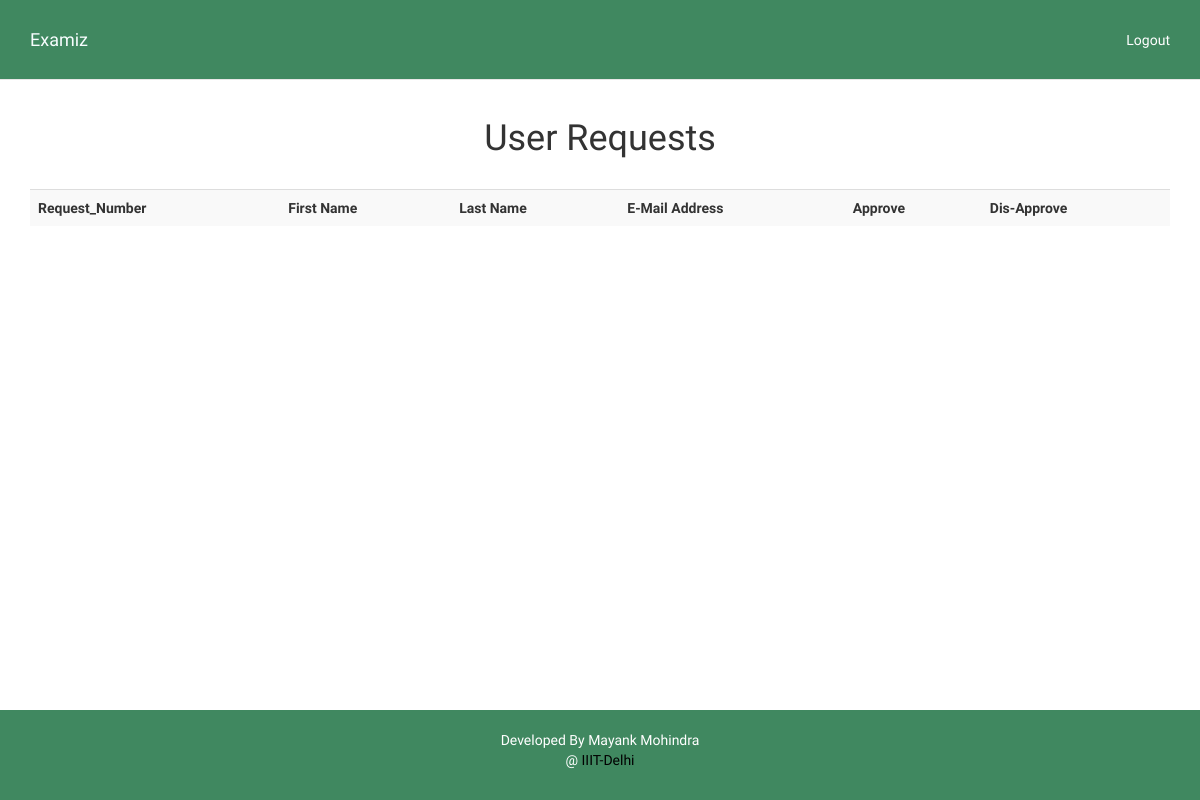
/register_reqs/ (signed in), run on an earlier commit of the app's database.
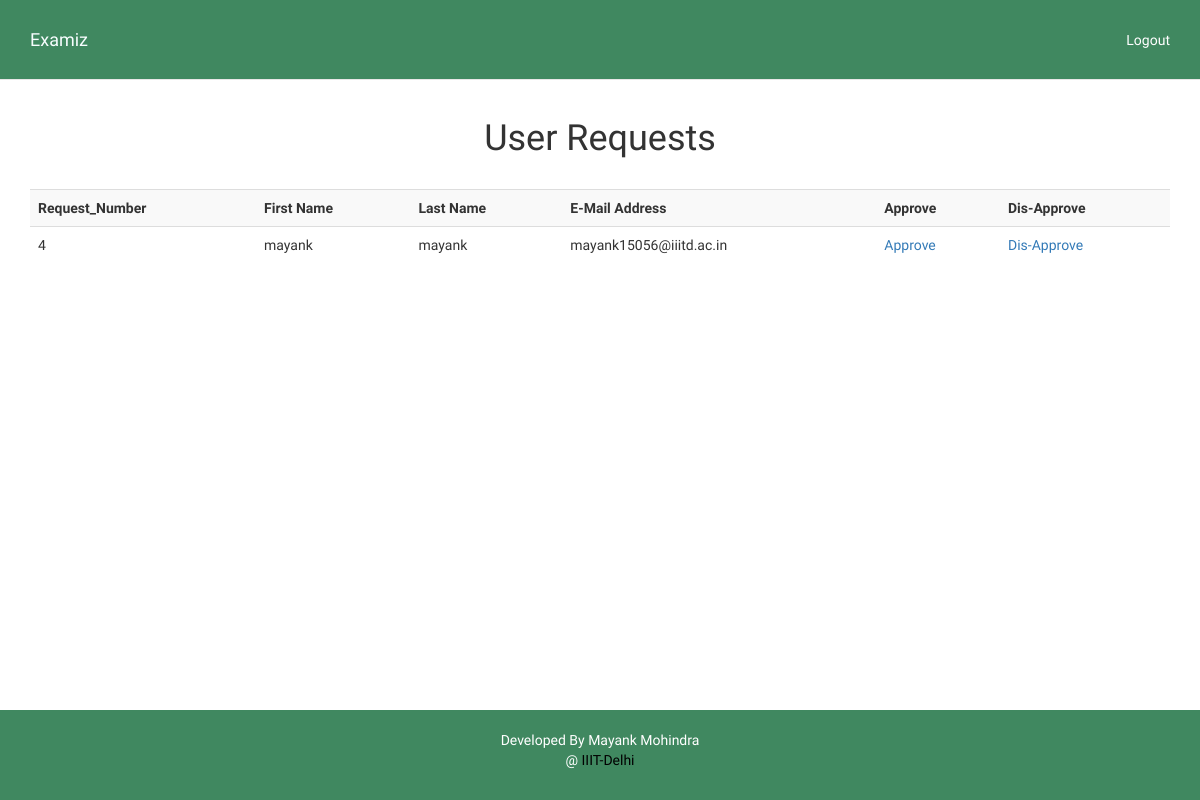
And on a later commit of the database.
### quiz/models.py (models this page shows, shortened)
class registerRequests(models.Model):
	first_name = models.CharField(max_length=250, blank=False)
	last_name = models.CharField(max_length=250, blank=False)
	e_mail = models.CharField(max_length=250, blank=False)
	password=models.CharField(max_length=250, blank=False)
	confirm_password=models.CharField(max_length=250, blank=False)

### quiz/views.py (the view)
# urls.py: url(r'^register_reqs/$',views.register_reqs, name='register_reqs'),
@staff_member_required
def register_reqs(request):
	context={
		'register_reqs': registerRequests.objects.all(),
	}
	return render(request, 'quiz/register_reqs.html', context)

### quiz/templates/quiz/register_reqs.html (shortened to what this page needs)
{% extends 'quiz/base.html' %}
{% load staticfiles %}
{% block body %}
<div class="container">
	<center><h1>User Requests</h1></center>
	<br>
	<table class="table table-striped">
		<tr>
			<th>Request_Number</th>
			<th>First Name</th>
			<th>Last Name</th>
			<th>E-Mail Address</th>
			<th>Approve</th>
			<th>Dis-Approve</th>
		</tr>
		{% for request in register_reqs %}
		<tr>
			<td>{{ request.pk }}</td>
			<td>{{ request.first_name }}</td>
			<td>{{ request.last_name }}</td>
			<td>{{ request.e_mail }}</td>
			<td><a href="{% url 'quiz:approveRegister' request.pk %}">Approve</a></td>
			<td><a href="{% url 'quiz:disapproveRegister' request.pk %}">Dis-Approve</a></td>
		</tr>
		{% endfor %}
	</table>
</div>
{% endblock %}

### quiz/templates/quiz/base.html (shortened to what this page needs)
<!DOCTYPE html>
<html lang="en">
  <head>
    {% load staticfiles %}
    <link rel="stylesheet" href="https://maxcdn.bootstrapcdn.com/bootstrap/3.3.7/css/bootstrap.min.css">
    <link href="{% static 'quiz/css/base.css' %}" rel="stylesheet">
  </head>
  <body>
    <nav class="navbar navbar-default navbar-static-top">
      <div class="container">
        <div class="navbar-header">
          <a class="navbar-brand" href="{% url 'quiz:home' %}">Examiz</a>
        </div>
        <div id="navbar" class="navbar-collapse collapse">
          <ul class="nav navbar-nav navbar-right">
            <li><a href="{% url 'quiz:logout' %}">Logout</a></li>
          </ul>
        </div>
      </div>
    </nav>
    {% block body %}
    {% endblock %}
    <footer class="footer">
    <center>
      <div class="container">
      <br>
        <p style="color: #fff;">Developed By Mayank Mohindra<br>
        @ <a style="color: #000;" href="http://iiitd.ac.in/">IIIT-Delhi</a>
        <br></p>
      </div>
    </center>
    </footer>
  </body>
</html>

### quiz/static/quiz/css/base.css (style rules this page uses)
html { position: relative; min-height: 100%; }
body { font-family: 'Raleway', sans-serif; margin-bottom: 60px; }
.footer { position: absolute; bottom: 0; width: 100%; height: 90px; background-color: #408860; }
.navbar-static-top { margin-bottom: 19px; }
.navbar-default { height: 80px; }
.navbar-default .navbar-nav > li > a, .navbar-brand { padding-top: 0; padding-bottom: 0; line-height: 80px; color: #ffffff; }
.navbar { background-color: #408860; }
.navbar .navbar-brand { color: #f7fdfe; }
.navbar .navbar-collapse, .navbar .navbar-form { border-color: #f7fdfe; }

What changed in the data, as far as the page shows it:
added registerRequests: pk "4", first_name "mayank", last_name "mayank", e_mail "mayank15056@iiitd.ac.in"
